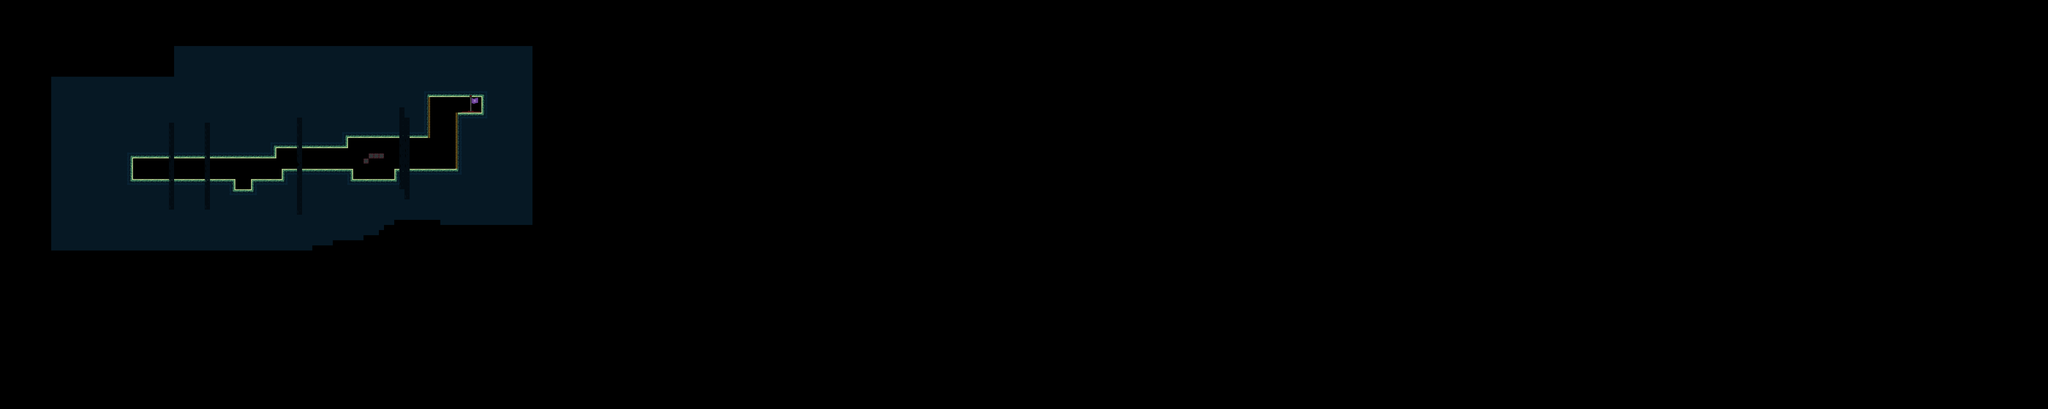

Rendered tile map (Tiled .tmx) drawn with the repository's tilesets; below, a short description and the map source with its tile grids summarised:
An orthogonal 400x80 tile map with 16x16 px tiles, 3 tile layers (Decoraciones, Capa de patrones 1, LavaSheet), 18 tilesets and 62 objects.

<map version="1.4" tiledversion="1.4.3" orientation="orthogonal" renderorder="right-down" width="400" height="80" tilewidth="16" tileheight="16" infinite="0" nextlayerid="55" nextobjectid="398">
 <tileset firstgid="1" name="PisoGreenOficial" tilewidth="16" tileheight="16" tilecount="144" columns="4">
  <image source="PisoGreen/PisoGreenOficial.png" width="64" height="576" />
 </tileset>
 <tileset firstgid="145" name="Decoraciones" tilewidth="16" tileheight="16" tilecount="320" columns="8">
  <image source="two/Decoraciones.png" width="128" height="640" />
  <tile id="66">
   <animation>
    <frame tileid="66" duration="150" />
    <frame tileid="68" duration="150" />
    <frame tileid="80" duration="150" />
    <frame tileid="82" duration="150" />
    <frame tileid="84" duration="150" />
   </animation>
  </tile>
  <tile id="67">
   <animation>
    <frame tileid="67" duration="150" />
    <frame tileid="69" duration="150" />
    <frame tileid="81" duration="150" />
    <frame tileid="83" duration="150" />
    <frame tileid="85" duration="150" />
   </animation>
  </tile>
  <tile id="74">
   <animation>
    <frame tileid="74" duration="150" />
    <frame tileid="76" duration="150" />
    <frame tileid="88" duration="150" />
    <frame tileid="90" duration="150" />
    <frame tileid="92" duration="150" />
   </animation>
  </tile>
  <tile id="75">
   <animation>
    <frame tileid="75" duration="150" />
    <frame tileid="77" duration="150" />
    <frame tileid="89" duration="150" />
    <frame tileid="91" duration="150" />
    <frame tileid="93" duration="150" />
   </animation>
  </tile>
 </tileset>
 <tileset firstgid="465" name="LavaSheet" tilewidth="8" tileheight="16" tilecount="32" columns="4">
  <image source="LavaSheet.png" width="32" height="128" />
  <tile id="0">
   <animation>
    <frame tileid="0" duration="50" />
    <frame tileid="1" duration="50" />
    <frame tileid="2" duration="50" />
    <frame tileid="3" duration="50" />
    <frame tileid="4" duration="50" />
    <frame tileid="5" duration="50" />
    <frame tileid="6" duration="50" />
    <frame tileid="7" duration="50" />
    <frame tileid="8" duration="50" />
    <frame tileid="9" duration="50" />
    <frame tileid="10" duration="50" />
    <frame tileid="11" duration="50" />
    <frame tileid="12" duration="50" />
    <frame tileid="13" duration="50" />
    <frame tileid="14" duration="50" />
    <frame tileid="15" duration="50" />
   </animation>
  </tile>
  <tile id="16">
   <animation>
    <frame tileid="16" duration="100" />
    <frame tileid="17" duration="100" />
    <frame tileid="18" duration="100" />
    <frame tileid="19" duration="100" />
    <frame tileid="20" duration="100" />
    <frame tileid="21" duration="100" />
    <frame tileid="22" duration="100" />
    <frame tileid="23" duration="100" />
    <frame tileid="24" duration="100" />
    <frame tileid="25" duration="100" />
    <frame tileid="26" duration="100" />
    <frame tileid="27" duration="100" />
    <frame tileid="28" duration="100" />
    <frame tileid="29" duration="100" />
    <frame tileid="30" duration="100" />
    <frame tileid="31" duration="100" />
   </animation>
  </tile>
 </tileset>
 <tileset firstgid="497" name="cuboP" tilewidth="16" tileheight="32" tilecount="1" columns="1">
  <image source="cuboP.png" width="16" height="32" />
 </tileset>
 <tileset firstgid="498" name="Bloque1" tilewidth="16" tileheight="16" tilecount="1" columns="1">
  <image source="Bloque1.png" width="16" height="16" />
 </tileset>
 <tileset firstgid="499" name="Bloques" tilewidth="16" tileheight="16" tilecount="10" columns="10">
  <image source="Bloques.png" width="160" height="16" />
 </tileset>
 <tileset firstgid="509" name="Cascada" tilewidth="96" tileheight="96" tilecount="4" columns="1">
  <image source="Cascada.png" width="96" height="384" />
  <tile id="0">
   <animation>
    <frame tileid="0" duration="150" />
    <frame tileid="1" duration="150" />
    <frame tileid="2" duration="150" />
    <frame tileid="3" duration="150" />
   </animation>
  </tile>
 </tileset>
 <tileset firstgid="513" name="cuboS" tilewidth="16" tileheight="16" tilecount="2" columns="1">
  <image source="cuboS.png" width="16" height="32" />
 </tileset>
 <tileset firstgid="515" name="CuboS(1)" tilewidth="16" tileheight="16" tilecount="2" columns="1">
  <image source="CuboS(1).png" width="16" height="32" />
 </tileset>
 <tileset firstgid="517" name="bird3" tilewidth="8" tileheight="8" tilecount="6" columns="1">
  <image source="bird3.png" width="8" height="48" />
  <tile id="0">
   <animation>
    <frame tileid="0" duration="150" />
    <frame tileid="1" duration="150" />
    <frame tileid="2" duration="150" />
    <frame tileid="3" duration="1000" />
    <frame tileid="4" duration="2000" />
    <frame tileid="5" duration="150" />
    <frame tileid="3" duration="150" />
    <frame tileid="2" duration="150" />
    <frame tileid="1" duration="150" />
   </animation>
  </tile>
 </tileset>
 <tileset firstgid="523" name="bird2" tilewidth="8" tileheight="8" tilecount="10" columns="1">
  <image source="bird2.png" width="8" height="80" />
  <tile id="0">
   <animation>
    <frame tileid="0" duration="150" />
    <frame tileid="1" duration="150" />
    <frame tileid="2" duration="500" />
    <frame tileid="3" duration="150" />
    <frame tileid="4" duration="500" />
    <frame tileid="5" duration="150" />
    <frame tileid="6" duration="150" />
    <frame tileid="7" duration="150" />
    <frame tileid="8" duration="150" />
    <frame tileid="9" duration="2000" />
   </animation>
  </tile>
 </tileset>
 <tileset firstgid="533" name="BloquesGreen" tilewidth="16" tileheight="16" tilecount="24" columns="12">
  <image source="PisoGreen/BloquesGreen.png" width="192" height="32" />
 </tileset>
 <tileset firstgid="557" name="cesped" tilewidth="16" tileheight="16" tilecount="16" columns="8">
  <image source="PisoGreen/cesped.png" width="128" height="32" />
 </tileset>
 <tileset firstgid="573" name="PisoNormal" tilewidth="16" tileheight="16" tilecount="136" columns="4">
  <image source="PisoNormal/PisoNormal.png" trans="ffffff" width="64" height="544" />
 </tileset>
 <tileset firstgid="709" name="PisoGreenOficial3" tilewidth="16" tileheight="16" tilecount="144" columns="4">
  <image source="PisoGreen/PisoGreenOficial3.png" trans="ffffff" width="64" height="576" />
 </tileset>
 <tileset firstgid="853" name="DecoracionGreen(1)" tilewidth="16" tileheight="16" tilecount="4" columns="2">
  <image source="PisoGreen/DecoracionGreen(1).png" trans="ffffff" width="32" height="32" />
 </tileset>
 <tileset firstgid="857" name="pack" tilewidth="16" tileheight="16" tilecount="160" columns="4">
  <image source="pack.png" trans="ffffff" width="64" height="640" />
 </tileset>
 <tileset firstgid="1017" name="End" tilewidth="64" tileheight="64" tilecount="6" columns="1">
  <image source="End.png" trans="ffffff" width="64" height="384" />
  <tile id="0">
   <animation>
    <frame tileid="0" duration="200" />
    <frame tileid="1" duration="200" />
    <frame tileid="2" duration="200" />
    <frame tileid="3" duration="200" />
    <frame tileid="4" duration="200" />
    <frame tileid="5" duration="200" />
   </animation>
  </tile>
 </tileset>
 <layer id="26" name="Decoraciones" width="400" height="80" tintcolor="#ffffff">
  <data>[32000 cells, 0 non-empty, 0 distinct tile ids]</data>
 </layer>
 <objectgroup color="#555500" id="2" name="paredes">
  <object id="297" x="1522.75" y="292.666" width="16.3333" height="70" />
  <object id="298" x="1233.33" y="531.166" width="5" height="30.3333" />
  <object id="299" x="1097.41" y="530.917" width="5.66667" height="30.6667" />
  <object id="300" x="1086" y="429.333" width="2.33333" height="34.3333" />
  <object id="301" x="862" y="462.333" width="2.33333" height="31.6667" />
  <object id="302" x="881.75" y="532.084" width="5.33333" height="33.3333" />
  <object id="303" x="786.833" y="565.167" width="5.33333" height="31.3333" />
  <object id="304" x="729.333" y="562.334" width="4.66667" height="33.6667" />
  <object id="305" x="405.333" y="479.667" width="9" height="87" />
  <object id="333" x="1152.36" y="480.727" width="1.27273" height="15.4545" />
  <object id="334" x="1136.18" y="497.273" width="1.63636" height="14.1818" />
  <object id="335" x="1150.91" y="498.545" width="1.09091" height="13.0909" />
  <object id="336" x="1198.73" y="481.455" width="1.63636" height="15.0909" />
 </objectgroup>
 <objectgroup color="#ff55ff" id="3" name="piso">
  <object id="290" x="410.667" y="560" width="323" height="8.33333" />
  <object id="291" x="730" y="593" width="62" height="6.33333" />
  <object id="292" x="788" y="561.167" width="114.584" height="5.66667" />
  <object id="293" x="882.667" y="529.417" width="217.417" height="14.6667" />
  <object id="294" x="1099.42" y="561.583" width="139.667" height="7" />
  <object id="295" x="1232.25" y="529.583" width="202" height="6.33333" />
  <object id="296" x="1426.83" y="353.167" width="94.6667" height="3.33333" />
  <object id="329" x="1154" y="480.364" width="44.3636" height="2" />
  <object id="330" x="1137.64" y="496" width="13.2727" height="2.36364" />
 </objectgroup>
 <objectgroup color="#55aa00" id="4" name="techo">
  <object id="306" x="402" y="477" width="460.5" height="18" />
  <object id="307" x="853" y="448" width="232" height="14.5" />
  <object id="308" x="1076.5" y="418" width="262" height="11" />
  <object id="309" x="1326.5" y="283" width="199.5" height="16" />
  <object id="331" x="1152.36" y="495.273" width="46.3636" height="0.909091" />
  <object id="332" x="1137.09" y="510.909" width="13.4545" height="0.545455" />
 </objectgroup>
 <objectgroup color="#005500" id="5" name="PersonajeCoo">
  <object id="312" x="435.5" y="547.5">
   <point />
  </object>
 </objectgroup>
 <objectgroup color="#ffff00" id="6" name="pinchos">
  <object id="313" x="528" y="559.5">
   <point />
  </object>
  <object id="317" x="872" y="551">
   <point />
  </object>
  <object id="318" x="1224" y="551">
   <point />
  </object>
 </objectgroup>
 <objectgroup id="7" name="cajas" />
 <objectgroup id="8" name="agarraderaDere" visible="0" />
 <objectgroup id="9" name="agarraderaIzq" visible="0" />
 <objectgroup id="10" name="pisoTime" visible="0" />
 <objectgroup color="#aa0000" id="11" name="particulas">
  <object id="379" x="591" y="537.25">
   <point />
  </object>
  <object id="380" x="763.5" y="570.75">
   <point />
  </object>
  <object id="381" x="852.75" y="526.75">
   <point />
  </object>
  <object id="382" x="426" y="554.75">
   <point />
  </object>
  <object id="383" x="1029" y="513">
   <point />
  </object>
  <object id="385" x="1134" y="557.25">
   <point />
  </object>
  <object id="386" x="1240.5" y="515.75">
   <point />
  </object>
  <object id="387" x="1387.5" y="481.25">
   <point />
  </object>
  <object id="388" x="1375.25" y="393.5">
   <point />
  </object>
  <object id="389" x="1442.75" y="350.5">
   <point />
  </object>
 </objectgroup>
 <objectgroup id="12" name="espacio" visible="0" />
 <objectgroup id="13" name="sierra" visible="0" />
 <objectgroup id="14" name="sierraRD">
  <object id="315" x="686" y="542" width="19" height="17.5" />
  <object id="320" x="1085" y="508.5" width="16" height="19" />
 </objectgroup>
 <objectgroup id="15" name="sierraRu" visible="0" locked="1" />
 <objectgroup id="16" name="sierraLu" visible="0" />
 <objectgroup id="17" name="sierraLD">
  <object id="316" x="541.5" y="543" width="15.5" height="17" />
  <object id="321" x="884.5" y="509.5" width="16" height="17.5" />
 </objectgroup>
 <objectgroup id="18" name="plataformaMov" visible="0" />
 <objectgroup id="19" name="Fuego" visible="0" />
 <objectgroup id="20" name="paredED">
  <object id="310" x="1424.83" y="355.667" width="13" height="182.667" />
 </objectgroup>
 <objectgroup id="21" name="paredEL">
  <object id="311" x="1334.75" y="297.167" width="9" height="133" />
 </objectgroup>
 <objectgroup color="#aa0000" id="22" name="pisoMuerte" />
 <objectgroup color="#ffaaff" id="23" name="EnemigoWalk">
  <object id="314" x="606.5" y="539.5" width="19" height="18.5" />
  <object id="323" x="1015" y="507" width="19.5" height="20" />
 </objectgroup>
 <objectgroup id="24" name="ButtonObject1" />
 <objectgroup id="25" name="Button1" />
 <objectgroup id="27" name="Aplastador" />
 <objectgroup id="28" name="PinchosGravity" />
 <objectgroup id="31" name="AgarraderaCircular" />
 <objectgroup id="32" name="EnemigoJump" />
 <objectgroup id="33" name="RayoFuego" />
 <objectgroup id="36" name="In" />
 <objectgroup id="37" name="Out" />
 <objectgroup id="38" name="Coins">
  <object id="326" x="750.5" y="518.5" width="21.5" height="21" />
  <object id="327" x="1167.5" y="447.5" width="19" height="20.5" />
  <object id="328" x="1344.5" y="410.5" width="19.5" height="20.5" />
 </objectgroup>
 <objectgroup id="39" name="Button2" />
 <objectgroup id="40" name="Button2Objects" />
 <objectgroup id="41" name="setScreen">
  <object id="337" x="1471.09" y="304" width="42.7273" height="47.6364" />
  <object id="397" x="1470.64" y="303.848" width="42.7273" height="47.6364" />
 </objectgroup>
 <objectgroup id="42" name="AgarraderaNeutral" />
 <objectgroup id="43" name="PisoAgarredaera" />
 <objectgroup id="44" name="Parajo" />
 <objectgroup id="45" name="LD2" />
 <objectgroup id="46" name="LU2" />
 <objectgroup id="47" name="RD2" />
 <objectgroup id="48" name="RU2" />
 <objectgroup id="49" name="piso2" />
 <objectgroup id="50" name="pared2" />
 <objectgroup id="51" name="enemigoVolador" />
 <objectgroup id="52" name="CamaraY">
  <object id="391" x="714.333" y="494.667" width="98.3333" height="65.3333" />
  <object id="393" x="1105.67" y="432.667" width="125.667" height="127.667" />
  <object id="395" x="1343.33" y="302" width="86.6667" height="223.667" />
 </objectgroup>
 <objectgroup id="53" name="CamaraNoY">
  <object id="390" x="864.333" y="463.333" width="239.333" height="65" />
  <object id="392" x="813" y="494.667" width="49.6667" height="64.3333" />
  <object id="394" x="1232.67" y="433" width="79" height="94.6667" />
  <object id="396" x="1420.66" y="300.334" width="88" height="51" />
 </objectgroup>
 <objectgroup id="54" name="Bloquesrompibles" />
 <layer id="1" name="Capa de patrones 1" width="400" height="80">
  <data>[32000 cells, 3074 non-empty, 90 distinct tile ids]</data>
 </layer>
 <layer id="30" name="LavaSheet" width="400" height="80">
  <data>[32000 cells, 111 non-empty, 10 distinct tile ids]</data>
 </layer>
</map>
